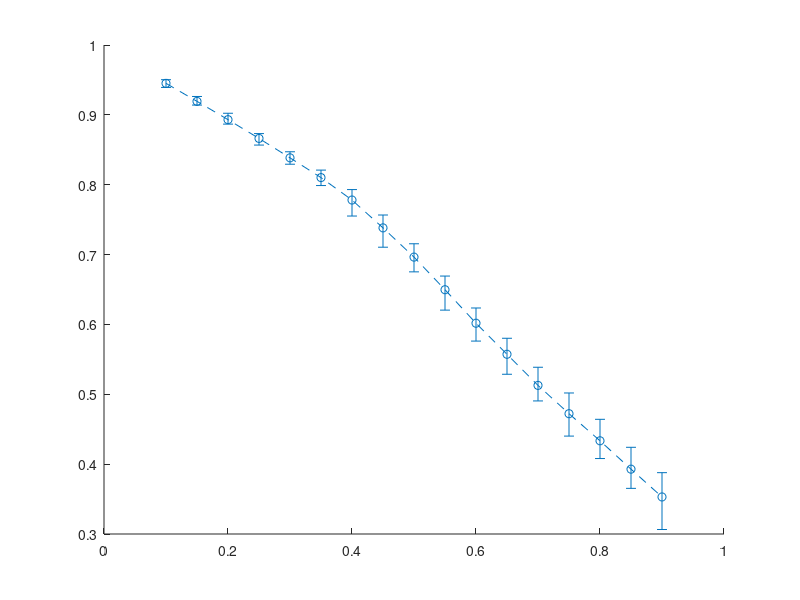

MATLAB code for this plot: (Note: this script raises an error after producing the figure.)
clear; clc; rng('default'); rng(0); tic; close all

mkdir('./Figure/'); mkdir('./Data/')

% ER; ER_LowInitial

load ./Data/Data_ER.mat; Reff = Data(:,:,3);
% etaeff = Data(:,:,4);
R = Data(:,:,1);
ReffMean1 = mean(Reff,2); ReffMax = max(Reff,[],2); ReffMin = min(Reff,[],2);
ErrorUpReff1 = ReffMax - ReffMean1; ErrorDownReff1 = ReffMean1 - ReffMin;
% etaeffMean = mean(etaeff,2); etaeffMax = max(etaeff,[],2); etaeffMin = min(etaeff,[],2);
% ErrorUpeta = etaeffMax - etaeffMean; ErrorDowneta = etaeffMean - etaeffMin;
RMean1 = mean(R,2); RMax = max(R,[],2); RMin = min(R,[],2);
ErrorUpR1 = RMax - RMean1; ErrorDownR1 = RMean1 - RMin;
RMean1(14:17) = 0; ErrorUpR1(14:17) = 0; ErrorDownR1(14:17) = 0;

load ./Data/Data_ER_LowInitial.mat; Reff = Data(:,:,3); etaeff = Data(:,:,4); R = Data(:,:,1);
ReffMean2 = mean(Reff,2); ReffMax = max(Reff,[],2); ReffMin = min(Reff,[],2);
ErrorUpReff2 = ReffMax - ReffMean2; ErrorDownReff2 = ReffMean2 - ReffMin;
etaeffMean = mean(etaeff,2); etaeffMax = max(etaeff,[],2); etaeffMin = min(etaeff,[],2);
ErrorUpeta = etaeffMax - etaeffMean; ErrorDowneta = etaeffMean - etaeffMin;
RMean2 = mean(R,2); RMax = max(R,[],2); RMin = min(R,[],2);
ErrorUpR2 = RMax - RMean2; ErrorDownR2 = RMean2 - RMin;
RMean2(14:17) = 0; ErrorUpR2(14:17) = 0; ErrorDownR2(14:17) = 0;

eta_eff_c = ((K + c -2 * sqrt(K * c)) * alpha) / (K * delta) * ones(x_axis,1);

Fig1 = figure('Name','R_{eff} vs Conneivity','NumberTitle','off');
errorbar(p,ReffMean1,ErrorDownReff1,ErrorUpReff1,'--o','MarkerSize',6,'LineWidth',2,'DisplayName','Numerical with high initial state'); hold on
errorbar(p,ReffMean2,ErrorDownReff2,ErrorUpReff2,'--o','MarkerSize',6,'LineWidth',2,'DisplayName','Numerical with high low state'); hold on
errorbar(p,RMean1,ErrorDownR1,ErrorUpR1,'-o','MarkerSize',6,'LineWidth',2,'DisplayName','Theoretical with high initial state'); hold on
% errorbar(p,RMean2,ErrorDownR2,ErrorUpR2,'-o','MarkerSize',6,'LineWidth',2,'DisplayName','\it Theoretical');
legend('Location','Best','FontSize',14,'Position',[0.163579756656194,0.329166667503647,0.546428557857871,0.169047614364397])
xlabel('Conneivity'); ylabel('R_{eff}'); xlim([0.1,0.9]);
ylim([-0.1,1])
set(gca,'FontSize',18,'FontName','Arial','XTick',[0.1,0.3,0.5,0.7,0.9])

Fig2 = figure('Name','eta_{eff} vs Conneivity','NumberTitle','off');
errorbar(p,etaeffMean,ErrorDowneta,ErrorUpeta,'-o','MarkerSize',6,'LineWidth',2); hold on;
plot(p,eta_eff_c,'--','LineWidth',2);
text(0.17,0.85,'Critical Value','FontSize',18,'FontName','Arial','Color','#D95319')
xlabel('Conneivity'); ylabel('\eta_{eff}'); xlim([0.1,0.9]);
set(gca,'FontSize',18,'FontName','Arial','XTick',[0.1,0.3,0.5,0.7,0.9])

saveas(Fig1,'./Figure/FigS1a','epsc'); saveas(Fig1,'./Figure/FigS1a');
saveas(Fig2,'./Figure/FigS1b','epsc'); saveas(Fig2,'./Figure/FigS1b');